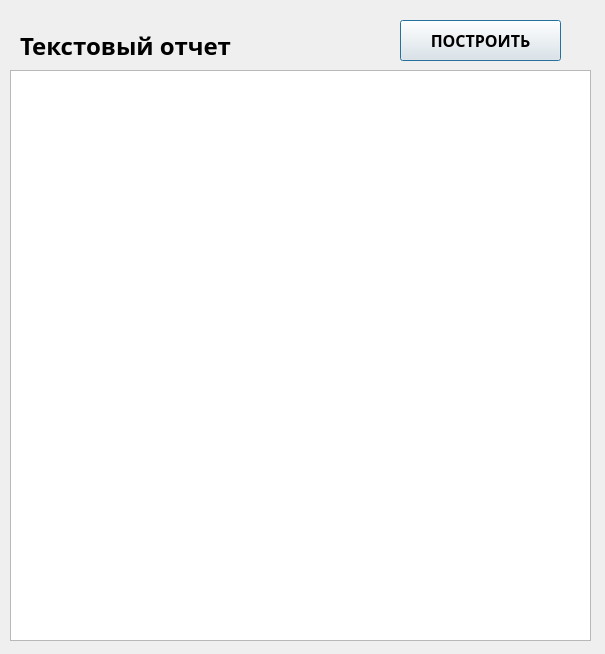
<?xml version="1.0" encoding="UTF-8"?>
<ui version="4.0">
 <class>Dialog</class>
 <widget class="QDialog" name="Dialog">
  <property name="geometry">
   <rect>
    <x>0</x>
    <y>0</y>
    <width>605</width>
    <height>654</height>
   </rect>
  </property>
  <property name="windowTitle">
   <string>Dialog</string>
  </property>
  <widget class="QTableView" name="text_report_view">
   <property name="geometry">
    <rect>
     <x>10</x>
     <y>70</y>
     <width>581</width>
     <height>571</height>
    </rect>
   </property>
  </widget>
  <widget class="QLabel" name="label">
   <property name="geometry">
    <rect>
     <x>20</x>
     <y>10</y>
     <width>581</width>
     <height>71</height>
    </rect>
   </property>
   <property name="font">
    <font>
     <family>HSE Sans Black</family>
     <pointsize>18</pointsize>
     <weight>75</weight>
     <bold>true</bold>
    </font>
   </property>
   <property name="text">
    <string>Текстовый отчет</string>
   </property>
  </widget>
  <widget class="QPushButton" name="bulid_btn">
   <property name="geometry">
    <rect>
     <x>400</x>
     <y>20</y>
     <width>161</width>
     <height>41</height>
    </rect>
   </property>
   <property name="minimumSize">
    <size>
     <width>0</width>
     <height>0</height>
    </size>
   </property>
   <property name="font">
    <font>
     <family>HSE Sans Black</family>
     <pointsize>12</pointsize>
     <weight>75</weight>
     <bold>true</bold>
    </font>
   </property>
   <property name="mouseTracking">
    <bool>false</bool>
   </property>
   <property name="acceptDrops">
    <bool>false</bool>
   </property>
   <property name="autoFillBackground">
    <bool>false</bool>
   </property>
   <property name="text">
    <string>ПОСТРОИТЬ</string>
   </property>
   <property name="checkable">
    <bool>false</bool>
   </property>
   <property name="autoRepeat">
    <bool>false</bool>
   </property>
   <property name="autoExclusive">
    <bool>false</bool>
   </property>
   <property name="default">
    <bool>false</bool>
   </property>
   <property name="flat">
    <bool>false</bool>
   </property>
  </widget>
 </widget>
 <resources/>
 <connections/>
</ui>
